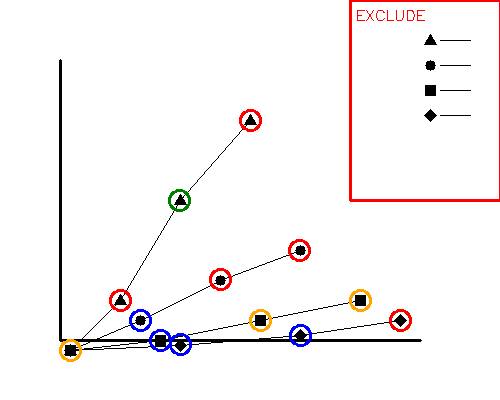
#> input picture creep_curve_digitizer/tests/sample_images/exclude_zone_test.png, 500 x 400 px
$ python -i preprocessing.py   (imports and definitions only)
#> lines starting #> are read from the running program, lines starting #| are printed output that depends on the picture; after the words box and inside, x2 and y2 are one past the last pixel; in counts of white or black regions, pixels touching at a corner belong together
#> further down, picture is the input picture: shape (400, 500, 3); mean B, G, R 245.1, 244.7, 248.3
"""
Image preprocessing functions for curve extraction.
"""

import cv2
import numpy as np


def preprocess_image(image: np.ndarray, kernel_size: int = 5) -> np.ndarray:
    """
    Preprocess image for marker detection.

    Steps:
    1. Convert to grayscale
    2. Apply Gaussian blur
    3. Apply adaptive threshold

    Args:
        image: Input BGR image
        kernel_size: Kernel size for morphological operations

    Returns:
        Binary image (black background, white foreground)
    """
#> called with kernel_size = 5
    # Convert to grayscale if needed
    if len(image.shape) == 3:
        gray = cv2.cvtColor(image, cv2.COLOR_BGR2GRAY)
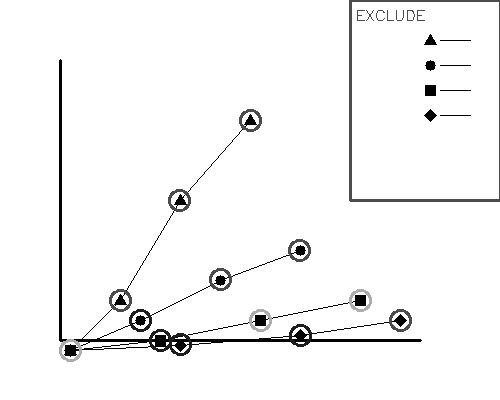
#> gray: shape (400, 500); min 0, max 255, mean 245.8
    else:
        gray = image.copy()

    # Apply Gaussian blur to reduce noise
    blurred = cv2.GaussianBlur(gray, (3, 3), 0)
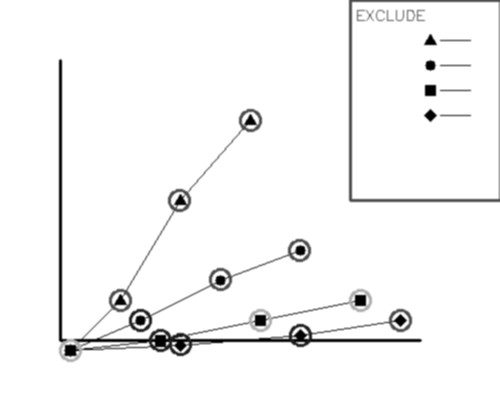
#> blurred: shape (400, 500); min 0, max 255, mean 245.9

    # Apply adaptive threshold
    binary = cv2.adaptiveThreshold(
        blurred,
        255,
        cv2.ADAPTIVE_THRESH_GAUSSIAN_C,
        cv2.THRESH_BINARY_INV,
        11,
        2
    )
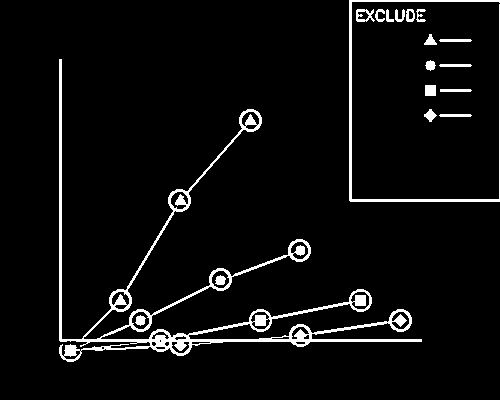
#> binary: shape (400, 500); 5% white; 18 white regions, largest, box (x1, y1, x2, y2) and area: (59, 59, 422, 362) 7122, (349, 0, 500, 202) 1541, (356, 9, 375, 22) 134

    return binary


# [128 lines left out: functions remove_lines, enhance_markers, extract_color_mask, skeletonize, not called in this run]

>>> import cv2
>>> picture = cv2.imread('../../tests/sample_images/exclude_zone_test.png')
>>> result = preprocess_image(picture)

$ run again, on creep_curve_digitizer/tests/sample_images/legend_test.png
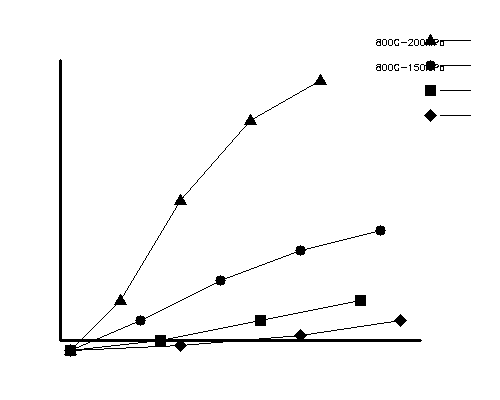
#> input picture creep_curve_digitizer/tests/sample_images/legend_test.png, 500 x 400 px
#> picture is the input picture: shape (400, 500, 3); 97.5% white; 23 black regions (12 under 20 px), largest, box (x1, y1, x2, y2) and area: (59, 59, 422, 357) 4283, (425, 85, 436, 96) 121, (420, 60, 439, 71) 112
#> in preprocess_image, `blurred = cv2.GaussianBlur(gray, (3, 3), 0)`:
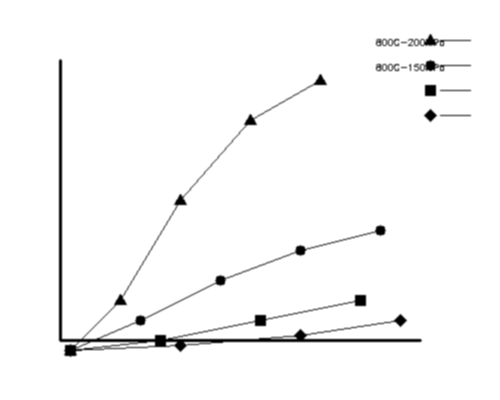
#> blurred: shape (400, 500); min 0, max 255, mean 248.5
#> in preprocess_image, `binary = cv2.adaptiveThreshold( blurred, 255, cv2.ADAPTIVE_THRESH_GAUS..`:
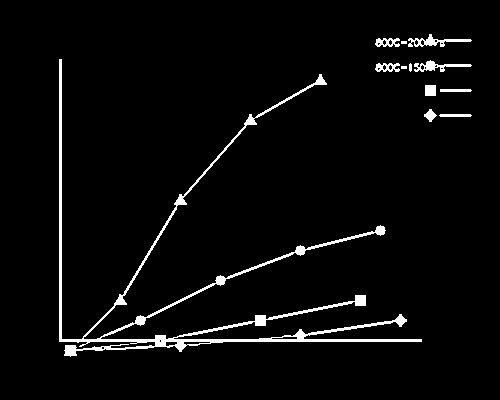
#> binary: shape (400, 500); 3.6% white; 12 white regions (2 under 20 px), largest, box (x1, y1, x2, y2) and area: (59, 59, 422, 357) 5869, (408, 34, 472, 47) 300, (414, 60, 472, 72) 272

$ run again, on creep_curve_digitizer/tests/sample_images/realistic_creep.png
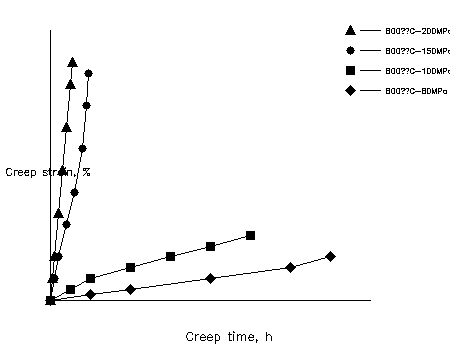
#> input picture creep_curve_digitizer/tests/sample_images/realistic_creep.png, 450 x 350 px
#> picture is the input picture: shape (350, 450, 3); 97.3% white; 79 black regions (57 under 20 px), largest, box (x1, y1, x2, y2) and area: (43, 30, 371, 306) 2923, (346, 66, 355, 75) 81, (345, 85, 356, 96) 61
#> in preprocess_image, `blurred = cv2.GaussianBlur(gray, (3, 3), 0)`:
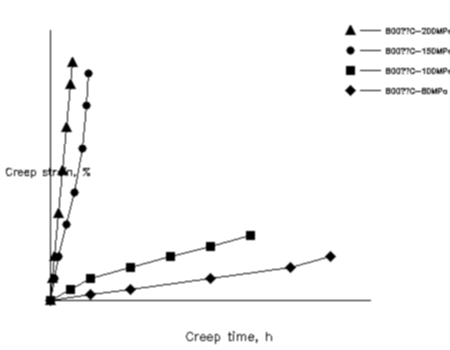
#> blurred: shape (350, 450); min 0, max 255, mean 248.2
#> in preprocess_image, `binary = cv2.adaptiveThreshold( blurred, 255, cv2.ADAPTIVE_THRESH_GAUS..`:
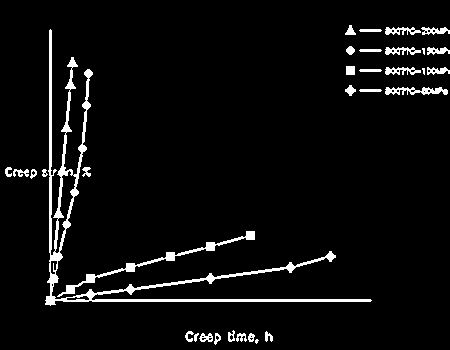
#> binary: shape (350, 450); 4.8% white; 33 white regions (3 under 20 px), largest, box (x1, y1, x2, y2) and area: (45, 29, 372, 306) 4314, (57, 231, 255, 297) 872, (385, 87, 448, 95) 307
